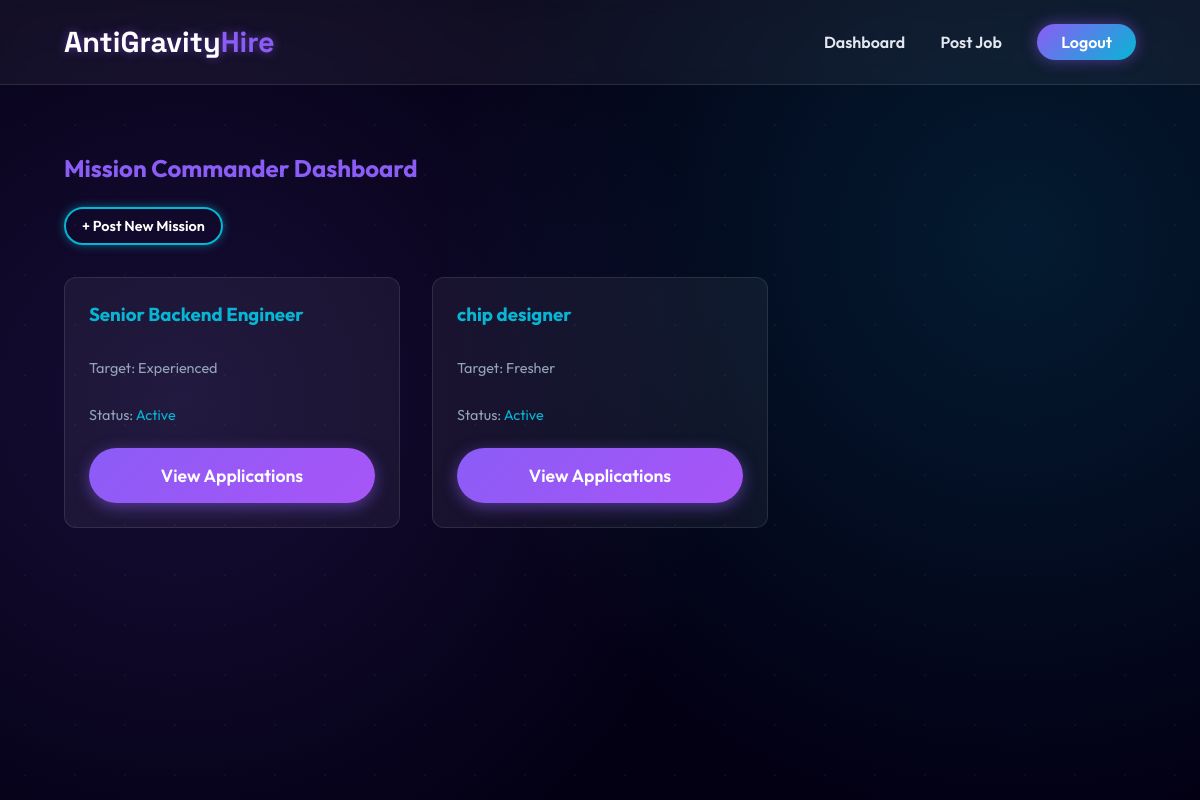
The app's page /hr/dashboard (signed in) with its own data.
### models.py (models this page shows, shortened)
class Job(db.Model):
    id = db.Column(db.Integer, primary_key=True)
    hr_id = db.Column(db.Integer, db.ForeignKey('user.id'), nullable=False)
    title = db.Column(db.String(150), nullable=False)
    description = db.Column(db.Text, nullable=False)
    skills = db.Column(db.Text, nullable=False, default='[]') # required skills as JSON
    salary_range = db.Column(db.String(100))
    target_level = db.Column(db.String(50), nullable=False) # 'fresher' or 'experienced'
    status = db.Column(db.String(50), default='active') # 'active' or 'closed'
    hr = db.relationship('User', backref=db.backref('jobs', lazy=True))

### app.py (the view)
@app.route('/hr/dashboard')
@hr_required
def hr_dashboard():
    jobs = Job.query.filter_by(hr_id=current_user.id).all()
    return render_template('hr_dashboard.html', jobs=jobs)

### app.py (called while the page is built)
@login_manager.user_loader
def load_user(user_id):
    return User.query.get(int(user_id))

def hr_required(f):
    from functools import wraps
    @wraps(f)
    def decorated_function(*args, **kwargs):
        if not current_user.is_authenticated or current_user.role != 'hr':
            flash("Unauthorized access", "error")
            return redirect(url_for('index'))
        return f(*args, **kwargs)
    return decorated_function

### templates/hr_dashboard.html
{% extends "layout.html" %}
{% block content %}
<div>
    <h2 style="color: var(--primary); margin-bottom: 1.5rem;">Mission Commander Dashboard</h2>
    <a href="{{ url_for('post_job') }}" class="btn btn-secondary" style="padding: 0.5rem 1rem; font-size: 0.9rem;">+ Post New Mission</a>
    <div class="dashboard-grid">
        {% for job in jobs %}
        <div class="card">
            <h3>{{ job.title }}</h3>
            <p style="color: #94a3b8; font-size: 0.9rem;">Target: {{ job.target_level | capitalize }}</p>
            <p style="color: #94a3b8; font-size: 0.9rem; margin-bottom: 1.5rem;">Status: <span style="color: var(--secondary);">{{ job.status | capitalize }}</span></p>
            <a href="{{ url_for('job_details', id=job.id) }}" class="btn btn-primary" style="text-align: center; margin-top: auto;">View Applications</a>
        </div>
        {% else %}
        <p>No missions created yet. Post a job to attract top talent.</p>
        {% endfor %}
    </div>
</div>
{% endblock %}

### static/css/style.css (style rules this page uses)
:root { --bg-color: #030014; --text-color: #e2e8f0; --primary: #8b5cf6; --primary-glow: rgba(139, 92, 246, 0.5); --secondary: #06b6d4; --secondary-glow: rgba(6, 182, 212, 0.5); --accent: #f43f5e; --glass-bg: rgba(255, 255, 255, 0.05); --glass-border: rgba(255, 255, 255, 0.1); }
body { margin: 0; padding: 0; background-color: var(--bg-color); color: var(--text-color); font-family: 'Outfit', sans-serif; min-height: 100vh; display: flex; flex-direction: column; overflow-x: hidden; background-image: radial-gradient(circle at 15% 50%, rgba(139, 92, 246, 0.15) 0%, transparent 50%), radial-gradient(circle at 85% 30%, rgba(6, 182, 212, 0.15) 0%, transparent 50%); }
.btn { display: inline-block; padding: 1rem 2.5rem; border-radius: 50px; text-decoration: none; font-weight: 600; font-size: 1.1rem; cursor: pointer; border: none; transition: all 0.3s; }
.btn-primary { background: linear-gradient(135deg, var(--primary), #a855f7); color: white; box-shadow: 0 4px 15px var(--primary-glow); }
.btn-secondary { background: transparent; color: white; border: 2px solid var(--secondary); box-shadow: 0 0 10px var(--secondary-glow); }
.dashboard-grid { display: grid; grid-template-columns: repeat(auto-fill, minmax(300px, 1fr)); gap: 2rem; margin-top: 2rem; }
.card { background: var(--glass-bg); border: 1px solid var(--glass-border); border-radius: 12px; padding: 1.5rem; transition: transform 0.3s, background 0.3s; display: flex; flex-direction: column; }
.card h3 { margin-top: 0; color: var(--secondary); }

### records on screen
Job: title "Senior Backend Engineer", target_level "Experienced", status "Active"
Job: title "chip designer", target_level "Fresher", status "Active"
